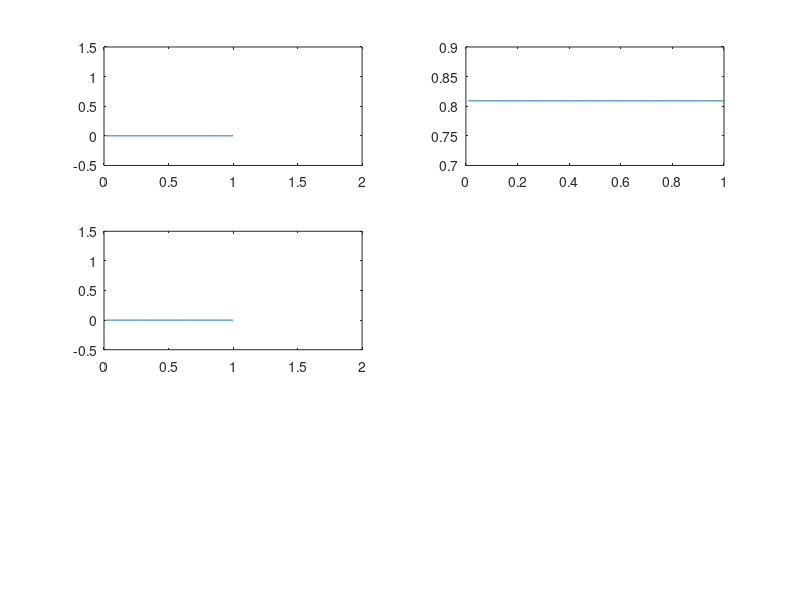
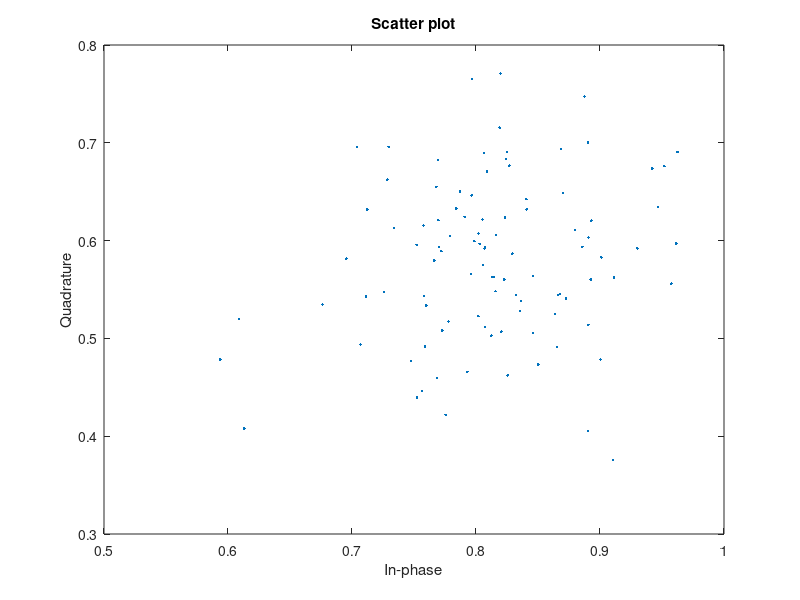

Write MATLAB code to recreate these figures, in order.
clc; close all; clear all;
dm=input('Enter digital message sequence: ');
M=input('Enter modulation order: ');
m=[];
for i=1:1:length(dm) 
    if dm(i)==1;
       apd=ones(1,100);
    else dm(i)==0;
        apd=zeros(1,100);
    end
     m=[m apd];
end
t=[0.01:0.01:length(dm)];
pskm=pskmod(m,M,pi/M);
pskdm=pskdemod(pskm,M,pi/M);
subplot(3,2,1)
plot(t,m)
axis([0 length(dm)+1 -.5 1.5])
subplot(3,2,2)
plot(t,pskm)
subplot(3,2,3)
plot(t,pskdm)
axis([0 length(dm)+1 -.5 1.5])
conste=awgn(pskm,20);
scatterplot(conste)
%alterantively using communications toolbox:
%comm.PSKModulator, comm.PSKDemodulator
%cd=comm.ConstellationDiagram('ShowTrajectory',true,'ShowReferenceConstellation',True);
%cd(y)